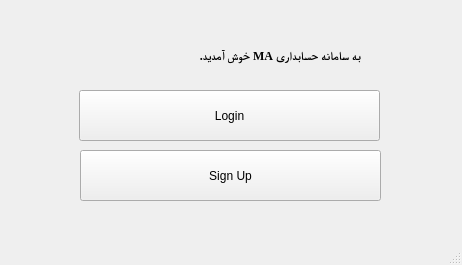
<?xml version="1.0" encoding="UTF-8"?>
<ui version="4.0">
 <class>MainWindow</class>
 <widget class="QMainWindow" name="MainWindow">
  <property name="geometry">
   <rect>
    <x>0</x>
    <y>0</y>
    <width>462</width>
    <height>265</height>
   </rect>
  </property>
  <property name="windowTitle">
   <string>MainWindow</string>
  </property>
  <widget class="QWidget" name="centralwidget">
   <widget class="QLabel" name="welcome_page_label">
    <property name="geometry">
     <rect>
      <x>60</x>
      <y>30</y>
      <width>301</width>
      <height>51</height>
     </rect>
    </property>
    <property name="font">
     <font>
      <family>Times New Roman</family>
      <pointsize>9</pointsize>
      <weight>75</weight>
      <bold>true</bold>
     </font>
    </property>
    <property name="text">
     <string>به سامانه حسابداری MA خوش آمدید.</string>
    </property>
   </widget>
   <widget class="QPushButton" name="login_btn">
    <property name="geometry">
     <rect>
      <x>79</x>
      <y>90</y>
      <width>301</width>
      <height>51</height>
     </rect>
    </property>
    <property name="text">
     <string>Login</string>
    </property>
   </widget>
   <widget class="QPushButton" name="signup_btn">
    <property name="geometry">
     <rect>
      <x>80</x>
      <y>150</y>
      <width>301</width>
      <height>51</height>
     </rect>
    </property>
    <property name="text">
     <string>Sign Up</string>
    </property>
   </widget>
  </widget>
  <widget class="QStatusBar" name="statusbar"/>
 </widget>
 <resources/>
 <connections/>
</ui>
